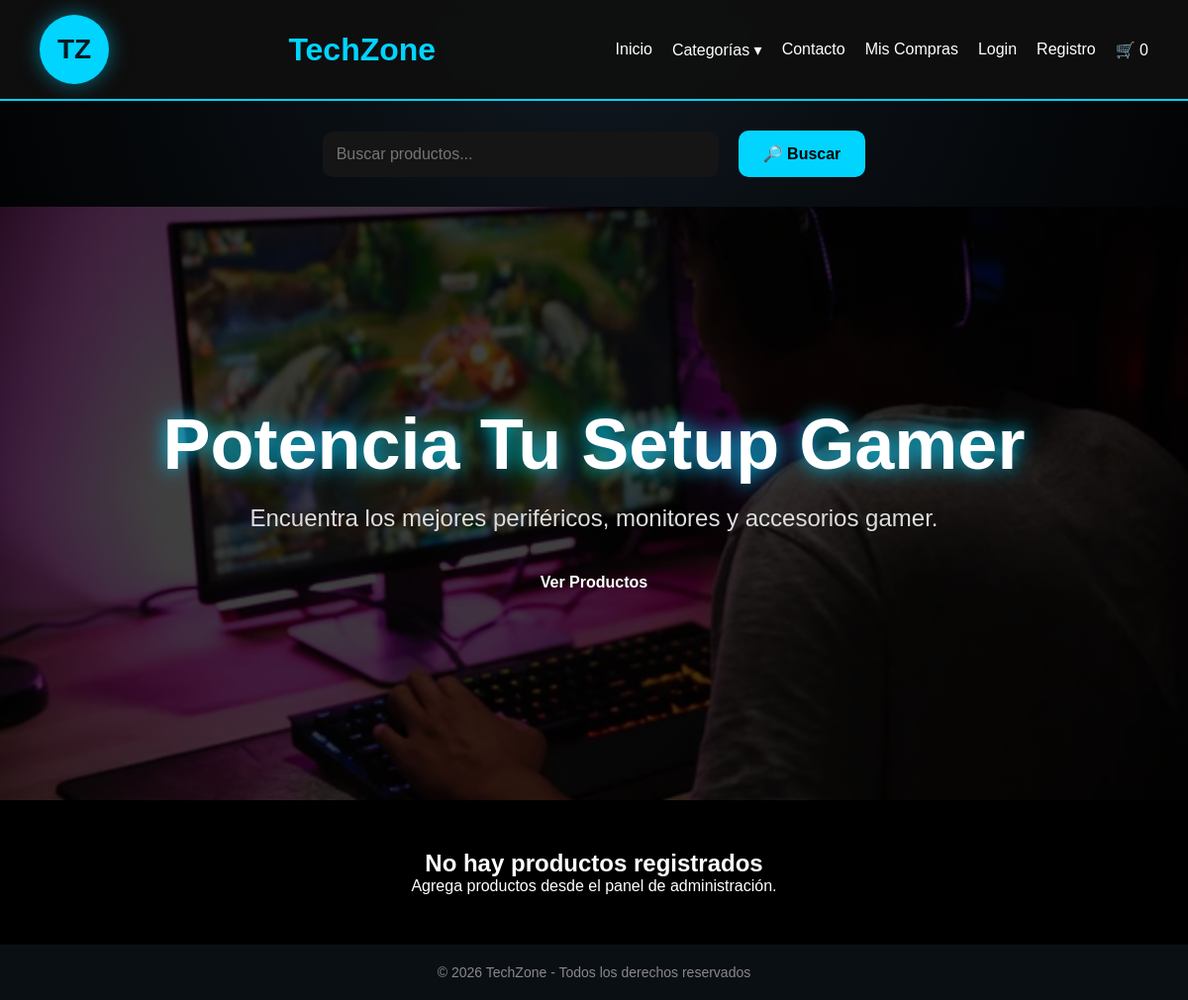
The app's page /, older data.
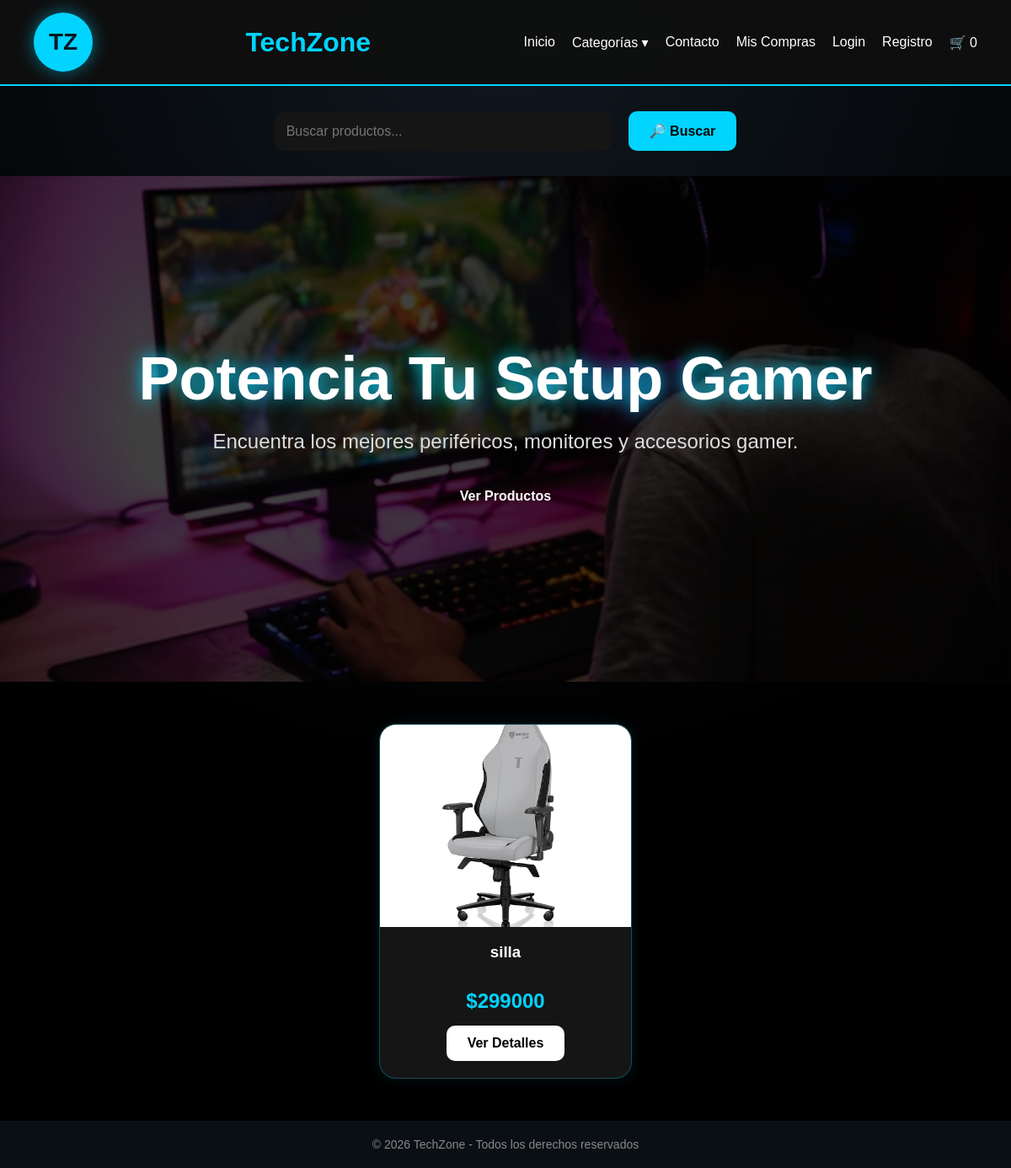
The same page, newer data.
### tienda/models.py (models this page shows, shortened)
class Producto(models.Model):
    nombre = models.CharField(max_length=200)
    precio = models.IntegerField(validators=[MinValueValidator(0)])
    descripcion = models.TextField()
    imagen = models.ImageField(upload_to='productos/', null=True, blank=True)
    stock = models.IntegerField(default=0, validators=[MinValueValidator(0)])
    categoria = models.CharField(max_length=50, default='Otros')
    activo = models.BooleanField(default=True)

### tienda/views.py (the view)
# urls.py: path('', views.inicio, name='inicio'),
def inicio(request):
    buscar = request.GET.get('buscar')
    categoria = request.GET.get('categoria')
    productos = Producto.objects.filter(activo=True)
    if buscar:
        productos = productos.filter(
            Q(nombre__icontains=buscar) |
            Q(descripcion__icontains=buscar)
        )
    if categoria:
        productos = productos.filter(categoria=categoria)
    return render(request, 'tienda/index.html', {'productos': productos})

### tienda/context_processors.py (called while the page is built)
def carrito_count(request):
    carrito = request.session.get('carrito', [])
    return {
        'carrito_count': len(carrito)
    }

### templates/tienda/index.html (shortened to what this page needs)
{% load static %}
<!DOCTYPE html>
<html lang="es">
<head>
    <link rel="stylesheet" href="{% static 'css/style.css' %}">
</head>
<body>
<header>
    <div class="logo">
        TZ
    </div>
    <h1>TechZone</h1>
    <nav>
        <a href="/">Inicio</a>
        <div class="dropdown">
            <a href="#">Categorías ▾</a>
        </div>
        <a href="{% url 'contacto' %}">Contacto</a>
        {% if not user.is_staff %}
        <a href="{% url 'mis_compras' %}">
            Mis Compras
        </a>
        {% endif %}
        {% if user.is_authenticated %}
            <a href="{% url 'perfil' %}" style="color: #00ff88; text-decoration: none; font-weight: bold; margin-right: 15px;">
                ⚙️ Mi Perfil ({{ user.username }})
            </a>
            {% if user.is_staff %}
                <a href="{% url 'panel_admin' %}">
                    Panel Admin
                </a>
            {% endif %}
            <form action="/accounts/logout/" method="post" style="display:inline;">
                {% csrf_token %}
                <button type="submit" class="logout-btn">
                    Cerrar Sesión
                </button>
            </form>
        {% else %}
            <a href="/accounts/login/">Login</a>
            <a href="/registro/">Registro</a>
        {% endif %}
        {% if not user.is_staff %}
        <a href="{% url 'carrito' %}" class="carrito">
            🛒 {{ carrito_count }}
        </a>
        {% endif %}
        </nav>
</header>
<section class="buscador">
    <form method="GET">
        <input type="text" name="buscar" placeholder="Buscar productos...">
        <button type="submit">
            🔎 Buscar
        </button>
    </form>
</section>
<section class="hero">
    <h2>Potencia Tu Setup Gamer</h2>
    <p>Encuentra los mejores periféricos, monitores y accesorios gamer.</p>
    <a href="#" class="btn">Ver Productos</a>
</section>
<section class="productos">
    {% for producto in productos %}
    <div class="card">
        <img src="{{ producto.imagen.url }}" alt="{{ producto.nombre }}">
        <h3>{{ producto.nombre }}</h3>
        <p>${{ producto.precio }}</p>
        <a href="{% url 'producto' producto.id %}" class="detalle-btn">
            Ver Detalles
        </a>
    </div>
    {% empty %}
    <div style="text-align:center; width:100%;">
        <h2>No hay productos registrados</h2>
        <p>Agrega productos desde el panel de administración.</p>
    </div>
    {% endfor %}
</section>
<footer>
    <p>© 2026 TechZone - Todos los derechos reservados</p>
</footer>
</body>
</html>

Row changes from the older to the newer data that the page shows:
added Producto: imagen (picture), nombre "silla", precio "299000"
Text that changed along with them:
text no longer shown: "No hay productos registrados Agrega productos desde el panel de administración."
